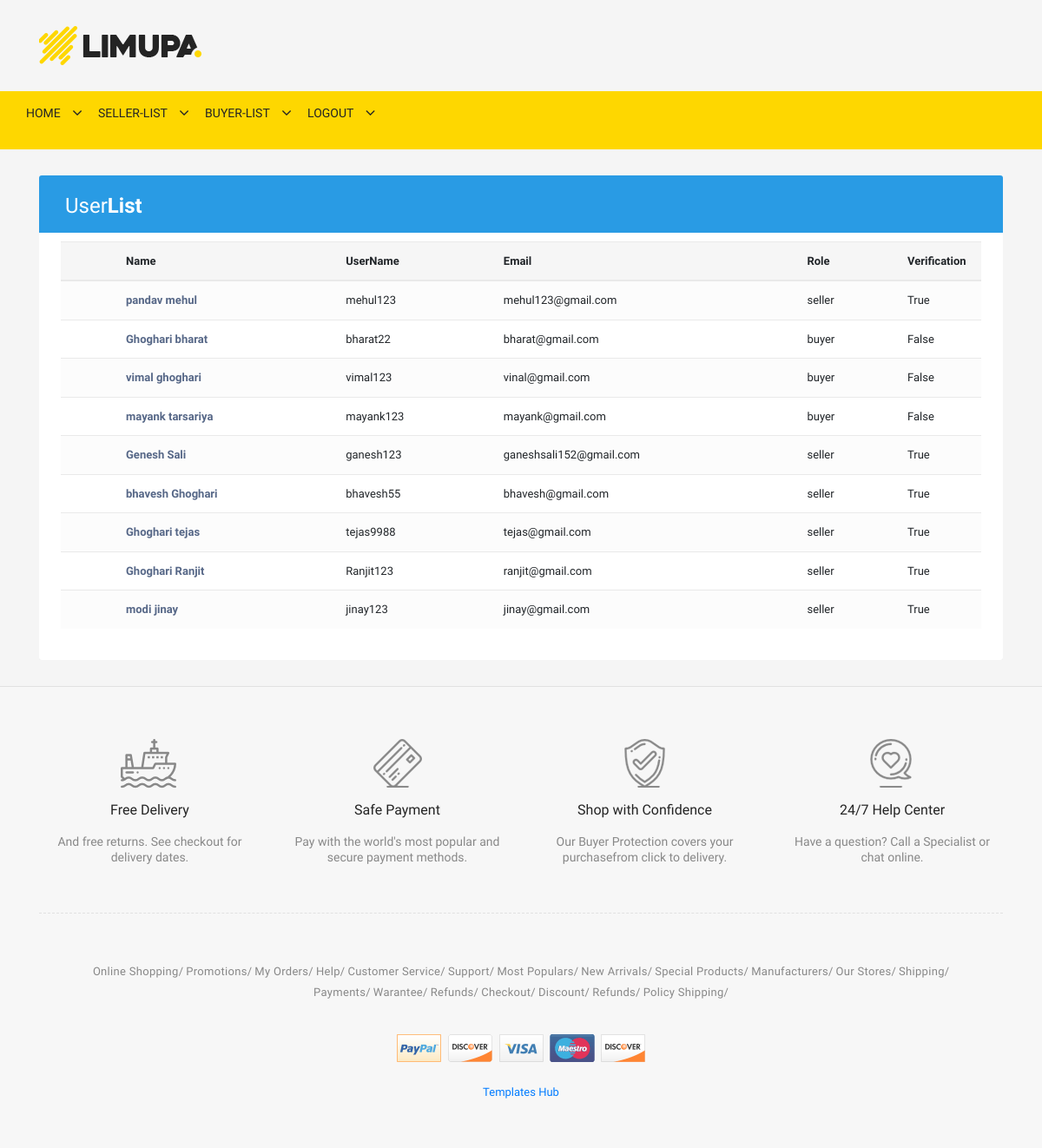
Page / (signed in) on the earlier database version.
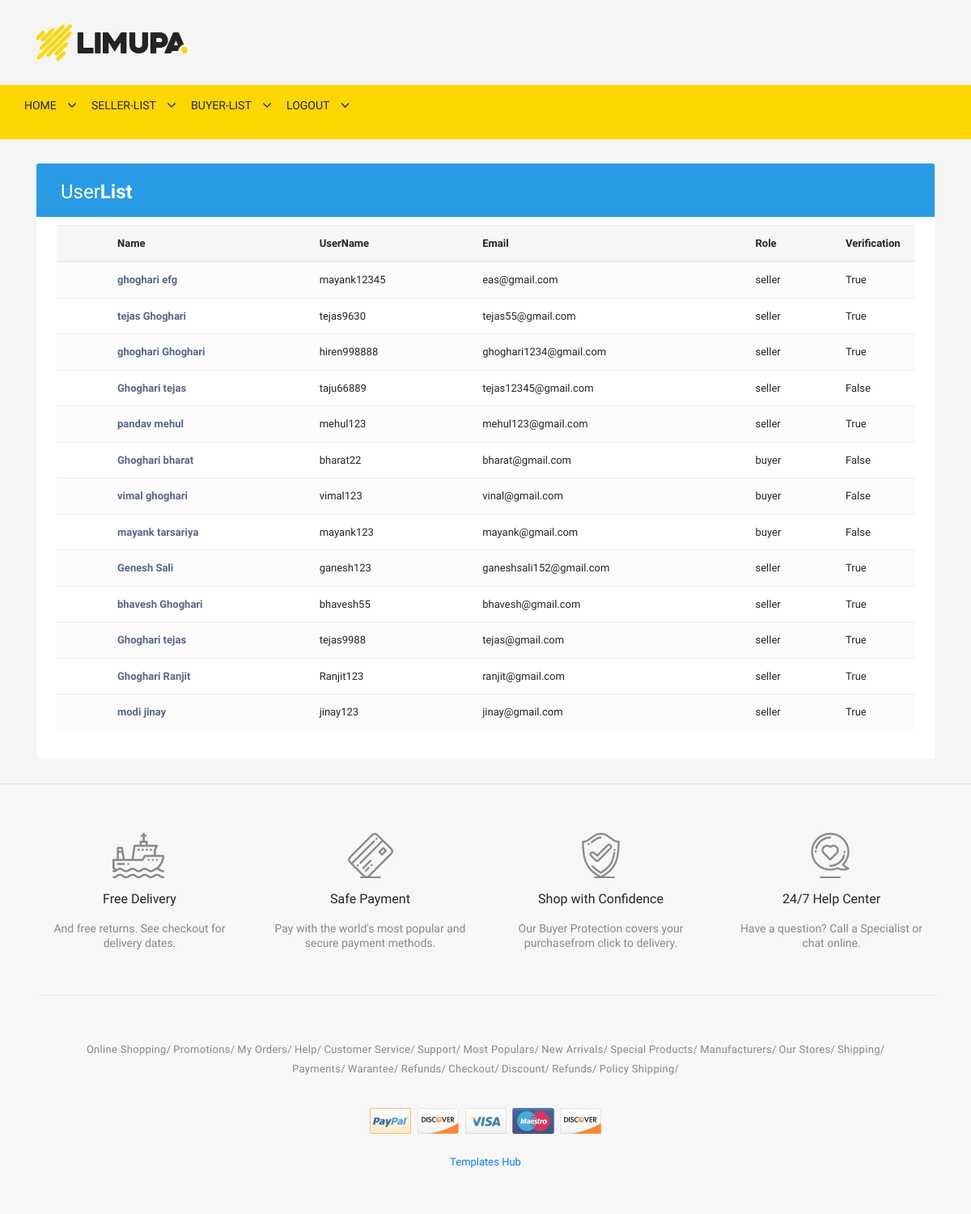
Same page on the later database version.
### myapp/models.py (models this page shows, shortened)
class User(AbstractUser):
    role1=(('seller','Seller'),('buyer','Buyer'))
    email=models.EmailField(unique=True)
    mobile=models.CharField(max_length=15,null=True,blank=True)
    role=models.CharField(max_length=10,choices=role1)
    verification=models.BooleanField(default=False)

### myapp/views.py (the view)
# urls.py: path('',views.index,name='index'),
def index(request):
    pro=Product.objects.all()[::-1]
    user=User.objects.all()[::-1]
    if request.user.is_authenticated:
        if request.user.role == 'seller':
            if request.user.verification == True:
                return redirect('seller-index')
            else:
                messages.info(request,'Your account not verifay')
                logout(request)
                return redirect('login')
        elif request.user.role == 'buyer':
            return render(request,'index.html',{'pro':pro})
        else:
            return render(request,'admin/admin-index.html',{'user':user})
    else:
        return render(request,'index.html',{'pro':pro})

### myapp/templates/admin/admin-index.html (shortened to what this page needs)
{% extends 'header.html' %}
{% load static %}
{% block content %}
<link rel="stylesheet" href="https://stackpath.bootstrapcdn.com/bootstrap/4.5.0/css/bootstrap.min.css">
<link rel="stylesheet" href="https://maxcdn.bootstrapcdn.com/font-awesome/4.7.0/css/font-awesome.min.css">
</head>
<body>
<div class="container-xl">
    <div class="table-responsive">
        <div class="table-wrapper">
            <div class="table-title">
                <div class="row">
                    <div class="col-sm-5">
                        <h2>User<b>List</b></h2>
                    </div>
                </div>
            </div>
            <table class="table table-striped table-hover">
                <thead>
                    <tr>
                        <th></th>
                        <th>Name</th>
                        <th>UserName</th>
                        <th>Email</th>
                        <th>Role</th>
                        <th>Verification</th>
                    </tr>
                </thead>
                <tbody>
                {% for user in user %}
                {% if user.role == 'seller' or user.role == 'buyer'%}
                    <tr>
                        <td></td>
                        <td><a href="#">{{user.first_name}} {{user.last_name}}</a></td>
                        <td>{{user.username}}</td>
                        <td>{{user.email}}</td>
                        <td>{{user.role}}</td>
                        <td>{{user.verification}}</td
                    </tr>
                {% endif %}
                {% endfor %}
                </tbody>
            </table>
        </div>
    </div>
</div>
{% endblock %}

### myapp/templates/header.html (shortened to what this page needs)
{% load static %}
<!doctype html>
<html class="no-js" lang="zxx">
<head>
        <link rel="stylesheet" href="{% static 'myapp/css/material-design-iconic-font.min.css' %}">
        <link rel="stylesheet" href="{% static 'myapp/css/font-awesome.min.css' %}">
        <link rel="stylesheet" href="{% static 'myapp/css/fontawesome-stars.css' %}">
        <link rel="stylesheet" href="{% static 'myapp/css/meanmenu.css' %}">
        <link rel="stylesheet" href="{% static 'myapp/css/owl.carousel.min.css' %}">
        <link rel="stylesheet" href="{% static 'myapp/css/slick.css' %}">
        <link rel="stylesheet" href="{% static 'myapp/css/animate.css' %}">
        <link rel="stylesheet" href="{% static 'myapp/css/jquery-ui.min.css' %}">
        <link rel="stylesheet" href="{% static 'myapp/css/venobox.css' %}">
        <link rel="stylesheet" href="{% static 'myapp/css/nice-select.css' %}">
        <link rel="stylesheet" href="{% static 'myapp/css/magnific-popup.css' %}">
        <link rel="stylesheet" href="{% static 'myapp/css/bootstrap.min.css' %}">
        <link rel="stylesheet" href="{% static 'myapp/css/helper.css' %}">
        <link rel="stylesheet" href="{% static 'myapp/style.css' %}">
        <link rel="stylesheet" href="{% static 'myapp/css/responsive.css' %}">
    </head>
    <body>
        <div class="body-wrapper">
            <header>
                <div class="header-middle pl-sm-0 pr-sm-0 pl-xs-0 pr-xs-0">
                    <div class="container">
                        <div class="row">
                            <div class="col-lg-3">
                                <div class="logo pb-sm-30 pb-xs-30">
                                    <a href="index.html">
                                        <img src="images/menu/logo/1.jpg" alt="">
                                    </a>
                                </div>
                            </div>
                            <div class="col-lg-9 pl-0 ml-sm-15 ml-xs-15">
                            </div>
                        </div>
                    </div>
                </div>
                <div class="header-bottom header-sticky d-none d-lg-block d-xl-block">
                    <div class="container">
                        <div class="row">
                            <div class="">
                                <div class="hb-menu">
                                    <nav>
                                    {% if request.user.is_authenticated %}
                                    {% if request.user.role == 'seller'%}
                                        <ul>
                                            <li><a href="{% url 'seller-index' %}">Home</a></li>
                                            <li><a href="{% url 'add-product' %}">Add-product</a></li>
                                            <li><a href="{% url 'my-product' %}">my-product</a></li>
                                            <li><a href="{% url 'profile' %}">profile</a></li>
                                            <li><a href=""></a></li>
                                            <li><a href="{% url 'logout' %}">logout</a></li>
                                        </ul>
                                    {% else %}
                                    <ul>
                                        <li><a href="{% url 'admin-index' %}">Home</a></li>
                                        <li><a href="{% url 'seller-list' %}">Seller-list</a></li>
                                        <li><a href="{% url 'buyer-list' %}">buyer-list</a></li>
                                        <li><a href="{% url 'logout' %}">Logout</a></li>
                                    {% endif %}
                                    {% endif %}
                                    </nav>
                                </div>
                            </div>
                        </div>
                    </div>
                </div>
            </header>
            {% block content %} {% endblock%}
            <div class="footer">
                <div class="footer-static-top">
                    <div class="container">
                        <div class="footer-shipping pt-60 pb-55 pb-xs-25">
                            <div class="row">
                                <div class="col-lg-3 col-md-6 col-sm-6 pb-sm-55 pb-xs-55">
                                    <div class="li-shipping-inner-box">
                                        <div class="shipping-icon">
                                            <img src="{% static 'myapp/images/shipping-icon/1.png' %}" alt="Shipping Icon">
                                        </div>
                                        <div class="shipping-text">
                                            <h2>Free Delivery</h2>
                                            <p>And free returns. See checkout for delivery dates.</p>
                                        </div>
                                    </div>
                                </div>
                                <div class="col-lg-3 col-md-6 col-sm-6 pb-sm-55 pb-xs-55">
                                    <div class="li-shipping-inner-box">
                                        <div class="shipping-icon">
                                            <img src="{% static 'myapp/images/shipping-icon/2.png' %}" alt="Shipping Icon">
                                        </div>
                                        <div class="shipping-text">
                                            <h2>Safe Payment</h2>
                                            <p>Pay with the world's most popular and secure payment methods.</p>
                                        </div>
                                    </div>
                                </div>
                                <div class="col-lg-3 col-md-6 col-sm-6 pb-xs-30">
                                    <div class="li-shipping-inner-box">
                                        <div class="shipping-icon">
                                            <img src="{% static 'myapp/images/shipping-icon/3.png' %}" alt="Shipping Icon">
                                        </div>
                                        <div class="shipping-text">
                                            <h2>Shop with Confidence</h2>
                                            <p>Our Buyer Protection covers your purchasefrom click to delivery.</p>
                                        </div>
                                    </div>
                                </div>
                                <div class="col-lg-3 col-md-6 col-sm-6 pb-xs-30">
                                    <div class="li-shipping-inner-box">
                                        <div class="shipping-icon">
                                            <img src="{% static 'myapp/images/shipping-icon/4.png' %}" alt="Shipping Icon">
                                        </div>
                                        <div class="shipping-text">
                                            <h2>24/7 Help Center</h2>
                                            <p>Have a question? Call a Specialist or chat online.</p>
                                        </div>
                                    </div>
                                </div>
                            </div>
                        </div>
                    </div>
                </div>
                <div class="footer-static-bottom pt-55 pb-55">
                    <div class="container">
                        <div class="row">
                            <div class="col-lg-12">
                                <div class="footer-links">
                                    <ul>
                                        <li><a href="#">Online Shopping</a></li>
                                        <li><a href="#">Promotions</a></li>
                                        <li><a href="#">My Orders</a></li>
                                        <li><a href="#">Help</a></li>
                                        <li><a href="#">Customer Service</a></li>
                                        <li><a href="#">Support</a></li>
                                        <li><a href="#">Most Populars</a></li>
                                        <li><a href="#">New Arrivals</a></li>
                                        <li><a href="#">Special Products</a></li>
                                        <li><a href="#">Manufacturers</a></li>
                                        <li><a href="#">Our Stores</a></li>
                                        <li><a href="#">Shipping</a></li>
                                        <li><a href="#">Payments</a></li>
                                        <li><a href="#">Warantee</a></li>
                                        <li><a href="#">Refunds</a></li>
                                        <li><a href="#">Checkout</a></li>
                                        <li><a href="#">Discount</a></li>
                                        <li><a href="#">Refunds</a></li>
                                        <li><a href="#">Policy Shipping</a></li>
                                    </ul>
                                </div>
                                <div class="copyright text-center">
                                    <a href="#">
                                        <img src="images/payment/1.png" alt="">
                                    </a>
                                </div>
                                <div class="copyright text-center pt-25">
                                    <span><a target="_blank" href="https://www.templateshub.net">Templates Hub</a></span>
                                </div>
                            </div>
                        </div>
                    </div>
                </div>
            </div>
        </div>
    </body>
</html>

### myapp/static/myapp/css/responsive.css (style rules this page uses)
@media (min-width: 1200px) and (max-width: 1500px) { .container { max-width: 1170px; padding-left: 0; padding-right: 0; } }

### myapp/templates/admin/admin-index.html (style rules this page uses)
body { color: #566787; background: #f5f5f5; font-family: 'Varela Round', sans-serif; font-size: 13px; }
.table-responsive { margin: 30px 0; }
.table-wrapper { min-width: 1000px; background: #fff; padding: 20px 25px; border-radius: 3px; box-shadow: 0 1px 1px rgba(0,0,0,.05); }
.table-title { padding-bottom: 15px; background: #299be4; color: #fff; padding: 16px 30px; margin: -20px -25px 10px; border-radius: 3px 3px 0 0; }
.table-title h2 { margin: 5px 0 0; font-size: 24px; }
table.table tr th, table.table tr td { border-color: #e9e9e9; padding: 12px 15px; vertical-align: middle; }
table.table tr th:first-child { width: 60px; }
table.table tr th:last-child { width: 100px; }
table.table-striped tbody tr:nth-of-type(odd) { background-color: #fcfcfc; }
table.table td a { font-weight: bold; color: #566787; display: inline-block; text-decoration: none; }

Differences in the rows shown:
added User: first_name "ghoghari", last_name "efg", username "mayank12345", email "eas@gmail.com", role "seller", verification "True"
added User: first_name "tejas", last_name "Ghoghari", username "tejas9630", email "tejas55@gmail.com", role "seller", verification "True"
added User: first_name "ghoghari", last_name "Ghoghari", username "hiren998888", email "ghoghari1234@gmail.com", role "seller", verification "True"
added User: first_name "Ghoghari", last_name "tejas", username "taju66889", email "tejas12345@gmail.com", role "seller", verification "False"
